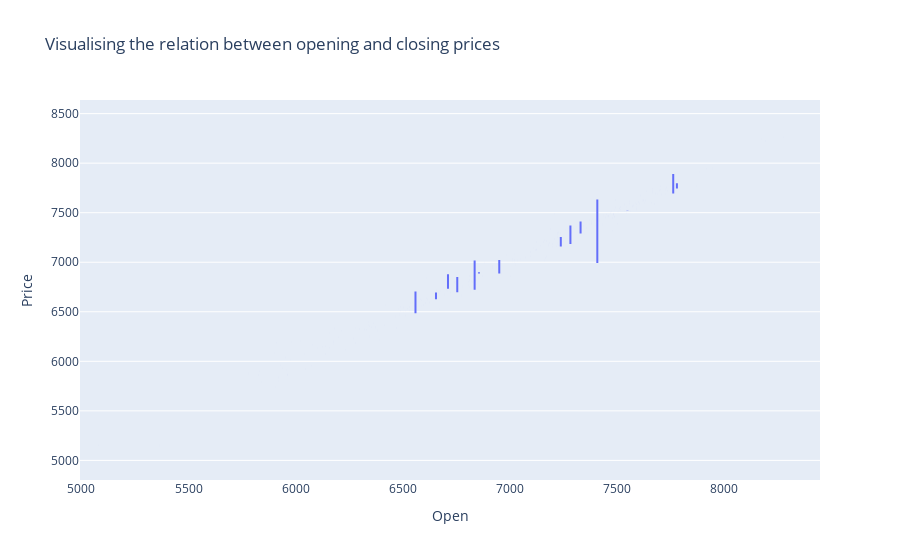

Notebook source saved alongside this figure:
### Code cell
fig = px.violin(data, x="Open",y="Price",
                title="Visualising the relation between opening and closing prices") 
fig.show()

### Figure 1 — Plotly figure (JSON) as saved in the notebook; plotly's stock layout.template omitted (floating-point values rounded to 4 significant figures; data arrays with more than 128 entries replaced by an {"elided": "..."} marker saying what was removed)
{"data": [{"alignmentgroup": "True", "box": {"visible": false}, "hovertemplate": "Open=%{x}<br>Price=%{y}<extra></extra>", "legendgroup": "", "marker": {"color": "#636efa"}, "name": "", "offsetgroup": "", "orientation": "v", "scalegroup": "True", "showlegend": false, "type": "violin", "x": {"elided": "2949 float values"}, "x0": " ", "xaxis": "x", "y": {"elided": "2949 float values"}, "y0": " ", "yaxis": "y"}], "layout": {"legend": {"tracegroupgap": 0}, "title": {"text": "Visualising the relation between opening and closing prices"}, "violinmode": "group", "xaxis": {"anchor": "y", "domain": [0, 1], "title": {"text": "Open"}}, "yaxis": {"anchor": "x", "domain": [0, 1], "title": {"text": "Price"}}}}
